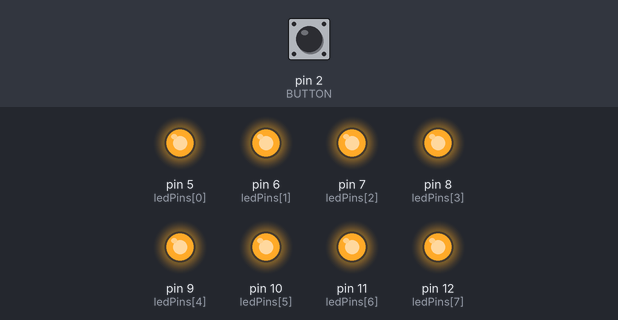
This sketch was run on a simulated Arduino Uno, built with avr-gcc and run on an emulated ATmega328P. On the bench: output pins drawn as LEDs (lit = HIGH). The test bench sets the inputs (shaded band); at power-on: pin 2 (BUTTON) HIGH.

Above: at 0.93 s.
1.3 s: pin 2 (BUTTON) pulled LOW for 0.15 s
4.3 s: pin 2 (BUTTON) pulled LOW for 0.15 s
7.3 s: pin 2 (BUTTON) pulled LOW for 3.2 s
Timing chart, 0 to 10.3 s (numbered marks = the images above; inputs shaded):
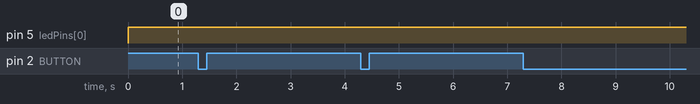

The sketch:

ApproachLights.ino
```cpp
const int ledPins[] = {5, 6, 7, 8, 9, 10, 11, 12};
const int numLedPins = 8;
int currentLED = 0;
#define BUTTON 2


void setup() {
  // Erst mal alle LED'S initialisieren
  for (int i = 0; i < numLedPins; i++) {
    pinMode(ledPins[i], OUTPUT);
  }
  // Dann den Button initialisieren
  pinMode(BUTTON, INPUT_PULLUP);

  // Alle LED's ausschalten
  for (int i = 0; i < numLedPins; i++) {
    digitalWrite(ledPins[i], HIGH);
  }
}


int i = 0;
void loop() {
  // Variante 1
  while(digitalRead(BUTTON) == HIGH) {
    digitalWrite(ledPins[i], LOW);
    delay(2);
    digitalWrite(ledPins[i], HIGH);
    delay(60); // delay kann keine long int
    delayMicroseconds(5); // wir hauen noch die 0,5 Millisekunden dran
    if (i >= numLedPins) {
      i = 0;
    } else {
      i++;
    }
  }

  // Variante 2
  /*if (digitalRead(BUTTON) == HIGH) {
    digitalWrite(ledPins[currentLED], LOW);
    delay(2);
    digitalWrite(ledPins[currentLED], HIGH);
    delay(60); // delay kann keine long int
    delayMicroseconds(5);
    currentLED++;
  }

  if (currentLED >= numLedPins) {
    currentLED = 0;
  }*/

}
```
